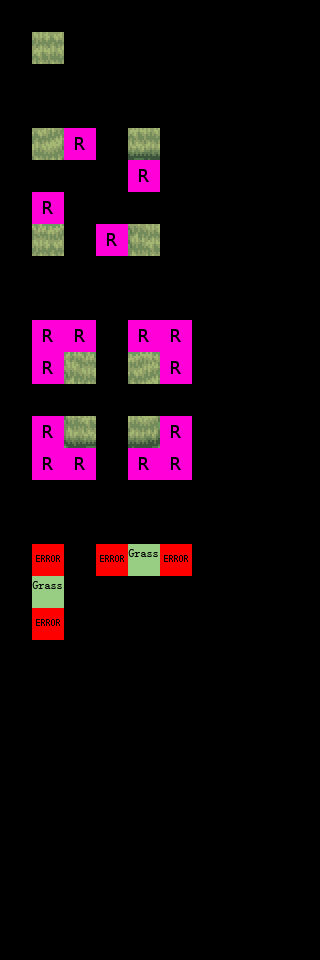

A level layout from a 2D game, rendered from its tile map. Below: a short description, then the map file with tile-grid data replaced by summaries:
An orthogonal 10x30 tile map with 32x32 px tiles, 4 tile layers (Regions, Input_set, Output_Ground, Output_Error), 4 tilesets.

<map version="1.0" orientation="orthogonal" width="10" height="30" tilewidth="32" tileheight="32">
 <tileset firstgid="1" source="../map_tiles.tsx" />
 <tileset firstgid="33" source="../rules.tsx" />
 <tileset firstgid="37" source="../sets.tsx" />
 <tileset firstgid="165" source="../tiles32_sea_of_trees.tsx" />
 <layer name="Regions" width="10" height="30">
  <data>[300 cells, 31 non-empty, 1 distinct tile ids]</data>
 </layer>
 <layer name="Input_set" width="10" height="30">
  <data>[300 cells, 11 non-empty, 1 distinct tile ids]</data>
 </layer>
 <layer name="Output_Ground" width="10" height="30">
  <data>[300 cells, 9 non-empty, 9 distinct tile ids]</data>
 </layer>
 <layer name="Output_Error" width="10" height="30">
  <data>[300 cells, 4 non-empty, 1 distinct tile ids]</data>
 </layer>
</map>
